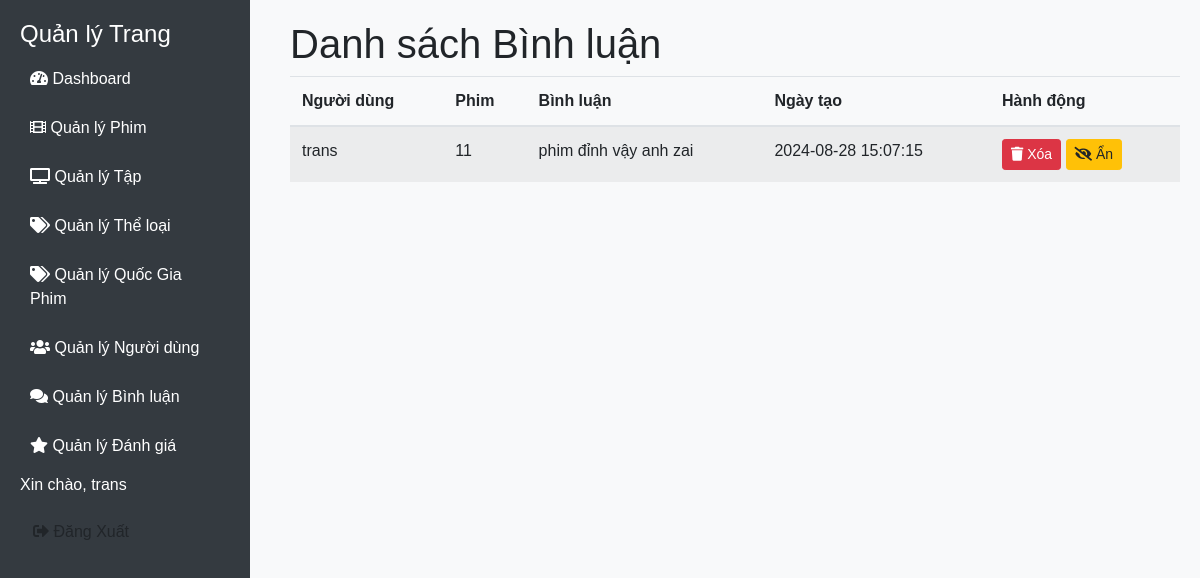
/admin/manage_comments/index.php (signed in), run on an earlier commit of the app's database.
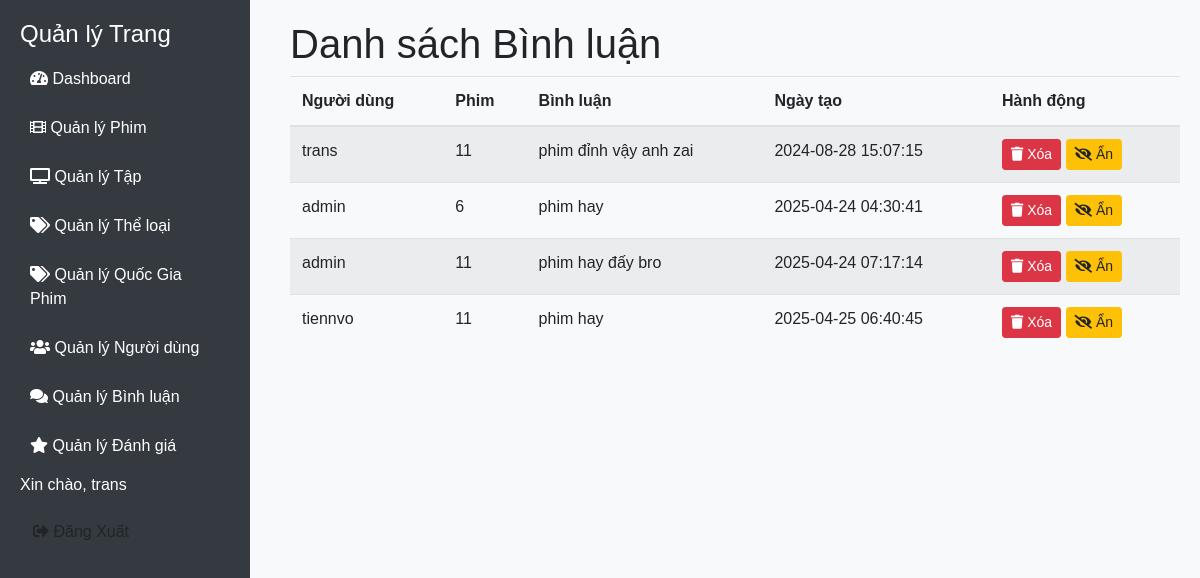
And on a later commit of the database.
### tables this page shows
CREATE TABLE `comments` (
  `id` int(11) NOT NULL,
  `user_id` int(11) DEFAULT NULL,
  `movie_id` int(11) DEFAULT NULL,
  `comment` text DEFAULT NULL,
  `created_at` timestamp NOT NULL DEFAULT current_timestamp()
);

CREATE TABLE `users` (
  `id` int(11) NOT NULL,
  `username` varchar(50) NOT NULL,
  `password` varchar(255) NOT NULL,
  `email` varchar(100) NOT NULL,
  `role` enum('admin','trans','user') DEFAULT 'user',
  `money` int(99) NOT NULL DEFAULT 0,
  `total_money` int(99) NOT NULL DEFAULT 0
);

### admin/manage_comments/index.php (the view, shortened to what this page needs)
<?php
include('../dbconnect.php');
?>
<!DOCTYPE html>
<html lang="vi">
<head>
    <link rel="stylesheet" href="https://stackpath.bootstrapcdn.com/bootstrap/4.5.2/css/bootstrap.min.css">
    <link rel="stylesheet" href="https://cdnjs.cloudflare.com/ajax/libs/font-awesome/5.15.4/css/all.min.css">
    <link rel="stylesheet" href="../view/style.css">
</head>
<body>
    <?php include_once('../sidebar.php'); ?>
    <div class="content">
        <h1>Danh sách Bình luận</h1>
        <?php
        $sql = "SELECT comments.id, users.username, comments.movie_id, comments.comment, comments.created_at
                FROM comments
                JOIN users ON comments.user_id = users.id";
        $result = $conn->query($sql);
        ?>
        <table class="table table-striped">
            <thead>
                <tr>
                    <th>Người dùng</th>
                    <th>Phim</th>
                    <th>Bình luận</th>
                    <th>Ngày tạo</th>
                    <th>Hành động</th>
                </tr>
            </thead>
            <tbody>
                <?php
                if ($result->num_rows > 0) {
                    while($row = $result->fetch_assoc()) {
                        echo "<tr>
                                <td>{$row['username']}</td>
                                <td>{$row['movie_id']}</td>
                                <td>{$row['comment']}</td>
                                <td>{$row['created_at']}</td>
                                <td>
                                    <a href='delete.php?id={$row['id']}' class='btn btn-danger btn-sm'><i class='fas fa-trash'></i> Xóa</a>
                                    <a href='hide.php?id={$row['id']}' class='btn btn-warning btn-sm'><i class='fas fa-eye-slash'></i> Ẩn</a>
                                </td>
                            </tr>";
                    }
                } else {
                    echo "<tr><td colspan='5'>Không có dữ liệu</td></tr>";
                }
                ?>
            </tbody>
        </table>
    </div>
</body>
</html>

### admin/sidebar.php
<div class="sidebar">
    <h4 class="text-white">Quản lý Trang</h4>
    <a href="../admin/index.php"><i class="fas fa-tachometer-alt"></i> Dashboard</a>
    <a href="../admin/manage_movies/index.php"><i class="fas fa-film"></i> Quản lý Phim</a>
    <a href="../admin/manage_episodes/index.php"><i class="fas fa-tv"></i> Quản lý Tập</a>
    <a href="../admin/manage_genres/index.php"><i class="fas fa-tags"></i> Quản lý Thể loại</a>
    <a href="../admin/manage_nation/index.php"><i class="fas fa-tags"></i> Quản lý Quốc Gia Phim</a>
    <a href="../admin/manage_users/index.php"><i class="fas fa-users"></i> Quản lý Người dùng</a>
    <a href="../admin/manage_comments/index.php"><i class="fas fa-comments"></i> Quản lý Bình luận</a>
    <a href="../admin/manage_ratings/index.php"><i class="fas fa-star"></i> Quản lý Đánh giá</a>
    <?php if (!isset($_SESSION['user_id'])): ?>
        <a href="login.php"><i class="fas fa-sign-in-alt"></i> Đăng Nhập</a>
    <?php else: ?>
        <div>
            <p class="text-white">Xin chào, <?php echo htmlspecialchars($_SESSION['username']); ?></p>
            <form method="post" style="display:inline;">
                <button type="submit" name="logout" class="btn btn-logout">
                    <i class="fas fa-sign-out-alt"></i> Đăng Xuất
                </button>
            </form>
        </div>
    <?php endif; ?>
</div>

### admin/view/style.css (style rules this page uses)
body { font-family: Arial, sans-serif; background-color: #f8f9fa; }
.sidebar { width: 250px; position: fixed; top: 0; bottom: 0; background-color: #343a40; padding: 20px; color: #ffffff; }
.sidebar h4 { color: #ffffff; }
.sidebar a { display: block; color: #ffffff; text-decoration: none; padding: 10px; margin: 5px 0; border-radius: 4px; }
.content { margin-left: 270px; padding: 20px; }

What changed in the data, as far as the page shows it:
added comments: user.username "admin", movie "6", comment "phim hay", created_at "2025-04-24 04:30:41"
added comments: user.username "admin", movie "11", comment "phim hay đấy bro", created_at "2025-04-24 07:17:14"
added comments: user.username "tiennvo", movie "11", comment "phim hay", created_at "2025-04-25 06:40:45"
